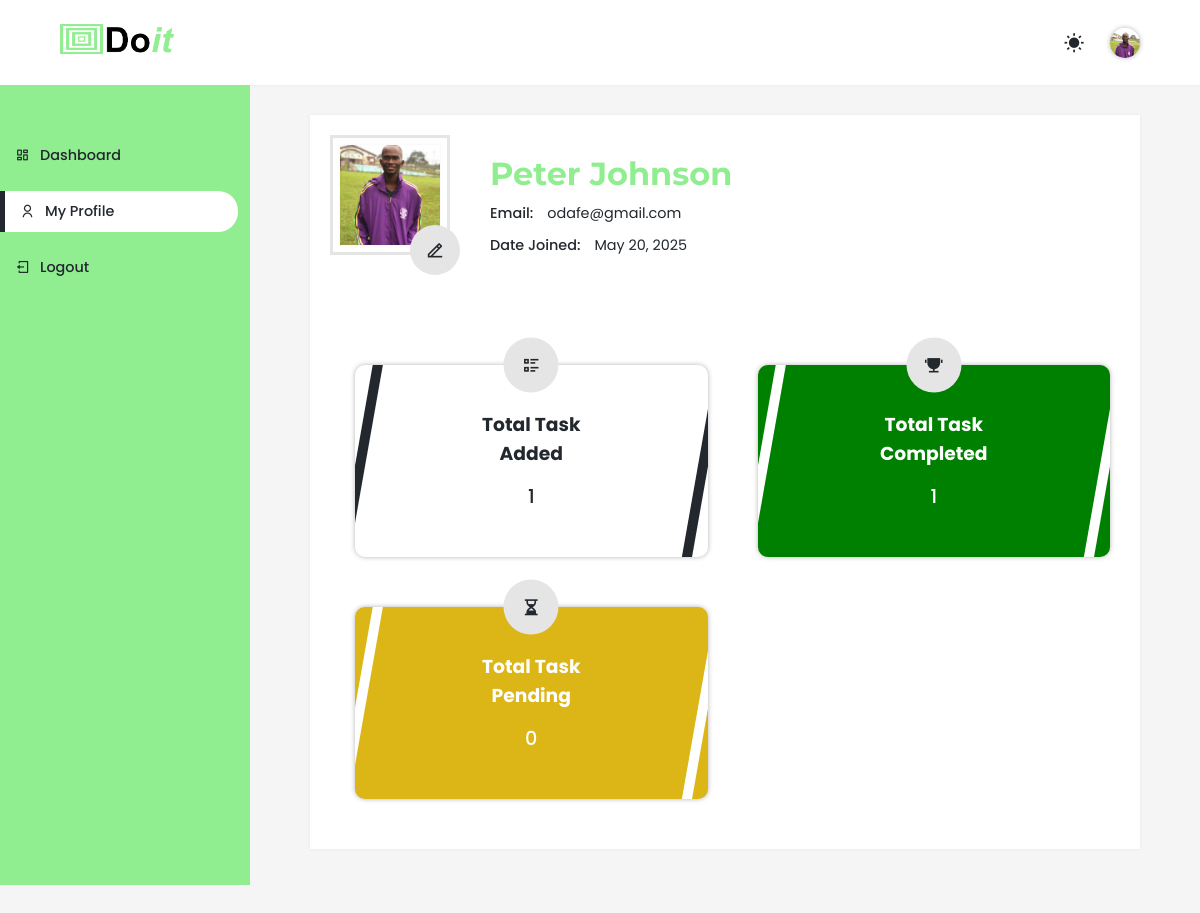
Screenshot of /profile (signed in) with the database file from the repository.
### main.py (models this page shows)
class User(UserMixin, db.Model):
    __tablename__ = "users"
    id: Mapped[int] = mapped_column(Integer, primary_key=True)
    email: Mapped[str] = mapped_column(String(250), unique=True, nullable=False)
    name: Mapped[str] = mapped_column(String(250), nullable=False)
    password: Mapped[str] = mapped_column(String(250), nullable=False)
    date_joined: Mapped[datetime] = mapped_column(DateTime, nullable=False)
    profile_pic: Mapped[str] = mapped_column(String(250), nullable=True)
    tasks_added: Mapped[int] = mapped_column(Integer, default=0, nullable=False)
    tasks_completed: Mapped[int] = mapped_column(Integer, default=0, nullable=False)
    tasks = relationship("Task", back_populates="user")

### main.py (the view)
@app.route("/profile")
@login_required
def user_profile():
    return render_template("user-profile.html", user = current_user, active_page="profile", form=ImageUploadForm())

### main.py (called while the page is built)
@login_manager.user_loader
def load_user(user_id):
    return db.get_or_404(User, user_id)

### templates/user-profile.html (shortened to what this page needs)
{% extends "base.html" %}
{% block body%}
    {% include "dashboard_header.html" with context %}
    <main class="db-section">
        <div class="container">
            <div class="profile-container">
                <div class="user-info">
                    <div class="left">
                        <div class="image">
                            {% if user.profile_pic %}
                                <img src="{{ url_for('static', filename='profile_pics/' + user.profile_pic) }}" alt="profile" class="profile-pic" />
                            {% else %}
                                <img src="{{ url_for('static', filename='images/user_profile.png') }}" alt="profile" class="profile-pic" />
                            {% endif %}
                        </div>
                        <form action="{{ url_for('upload_file') }}" method="post" enctype="multipart/form-data" id="upload-form">
                            <div class="edit-icon">
                                <i class="ri-edit-2-line"></i>
                            </div>
                        </form>
                    </div>
                    <div class="right">
                        <h2>{{ user.name }}</h2>
                        <p><span>Email:</span> {{ user.email }}</p>
                        <p><span>Date Joined:</span> {{ user.date_joined.strftime("%B %d, %Y") }}</p>
                    </div>
                </div>
                <div class="todo-stats">
                    <div class="task_col">
                        <div class="cover">
                            <i class="ri-list-check-2 total"></i>
                            <div class="inner">
                                <h3>Total Task <br> Added</h3>
                                <p>{{ user.tasks_added }}</p>
                            </div>
                        </div>
                        <div class="cover">
                            <i class="ri-trophy-fill completed"></i>
                            <div class="inner">
                                <h3>Total Task <br> Completed</h3>
                                <p>{{ user.tasks_completed }}</p>
                            </div>
                        </div>
                        <div class="cover">
                            <i class="ri-hourglass-fill pending"></i>
                            <div class="inner">
                                <h3>Total Task <br> Pending</h3>
                                <p>{{ current_user.tasks_added - current_user.tasks_completed }}</p>
                            </div>
                        </div>
                    </div>
                </div>
            </div>
        </div>
    </main>
{% endblock %}

### templates/dashboard_header.html (shortened to what this page needs)
{% block head %}
    <link rel="stylesheet" href="{{ url_for('static', filename='css/style.css') }}">
    <link rel="stylesheet" href="{{ url_for('static', filename='css/dashboard.css') }}">
{% endblock %}
<header class="header">
    <div class="container">
        <div class="logo">
            <img src="../static/images/logo.png" class="logo-black" alt="logo">
        </div>
        <div style="display: flex;align-items: center;">
            <div class="light-dark" onclick="darkLight()">
                <i class="ri-sun-fill one"></i>
            </div>
            <a href="{{ url_for('user_profile') }}" class="user-icon b-screen">
                {% if user.profile_pic %}
                    <img src="{{ url_for('static', filename='profile_pics/' + user.profile_pic) }}" alt="profile" class="profile-pic" />
                {% else %}
                    <img src="{{ url_for('static', filename='images/user_profile.png') }}" alt="profile" class="profile-pic" />
                {% endif %}
            </a>
        </div>
    </div>
</header>
<div class="sidebar" id="nav">
    <ul>
        <li class="{% if active_page == 'dashboard' %}active{% endif %}">
            <a href="{{ url_for('dashboard') }}">
                <i class="ri-dashboard-line"></i> Dashboard
            </a>
        </li>
        <li class="{% if active_page == 'profile' %}active{% endif %}">
            <a href="{{ url_for('user_profile') }}">
                <i class="ri-user-line"></i> My Profile
            </a>
        </li>
        <li>
            <a href="{{ url_for('logout') }}">
                <i class="ri-logout-box-line"></i> Logout
            </a>
        </li>
    </ul>
</div>

### static/css/style.css (style rules this page uses)
* { margin: 0; padding: 0; box-sizing: border-box; font-family: "Poppins", sans-serif; }
:root { --green-color: #90ee90; --green-color2: #90ee907a; --yellow-color: #dcb517; --accent-color: dodgerblue; --box-shadow: ; --transition: 300ms ease-in-out; --dark: #22282e; --light: #f5f5f5; --box-shadow: 0px 0px 3px rgba(116, 115, 115, 0.1); --box-shadow2: 0px 0px 5px rgba(0, 0, 0, 0.3); --grey: #e6e5e5; }
body { background-color: var(--light); color: var(--dark); }
a { text-decoration: none; font-size: 0.9; color: var(--dark); }
li { list-style: none; font-size: 0.9rem; }
p { font-size: 0.9rem; line-height: 1.5; }
h1, h2 { font-family: "Montserrat", sans-serif; }
h2 { font-size: 2rem; }
.container { padding: 0 60px; }
.header { position: fixed; width: 100%; top: 0; left: 0; z-index: 9999; background-color: #fff; box-shadow: var(--box-shadow); }
.header .container { height: 85px; display: flex; align-items: center; justify-content: space-between; }
.header .logo img { height: 30px; }
.header .light-dark { position: relative; cursor: pointer; }
.header .light-dark i { font-size: 1.3rem; font-weight: 500; padding: 10px; display: inline-block; transition: var(--transition); }

### rows the page displays
User: profile_pic (picture), name "Peter Johnson", email "odafe@gmail.com", date_joined "May 20, 2025", tasks_added "1", tasks_completed "1", current_user.tasks_added-current_user.tasks_completed "0"
